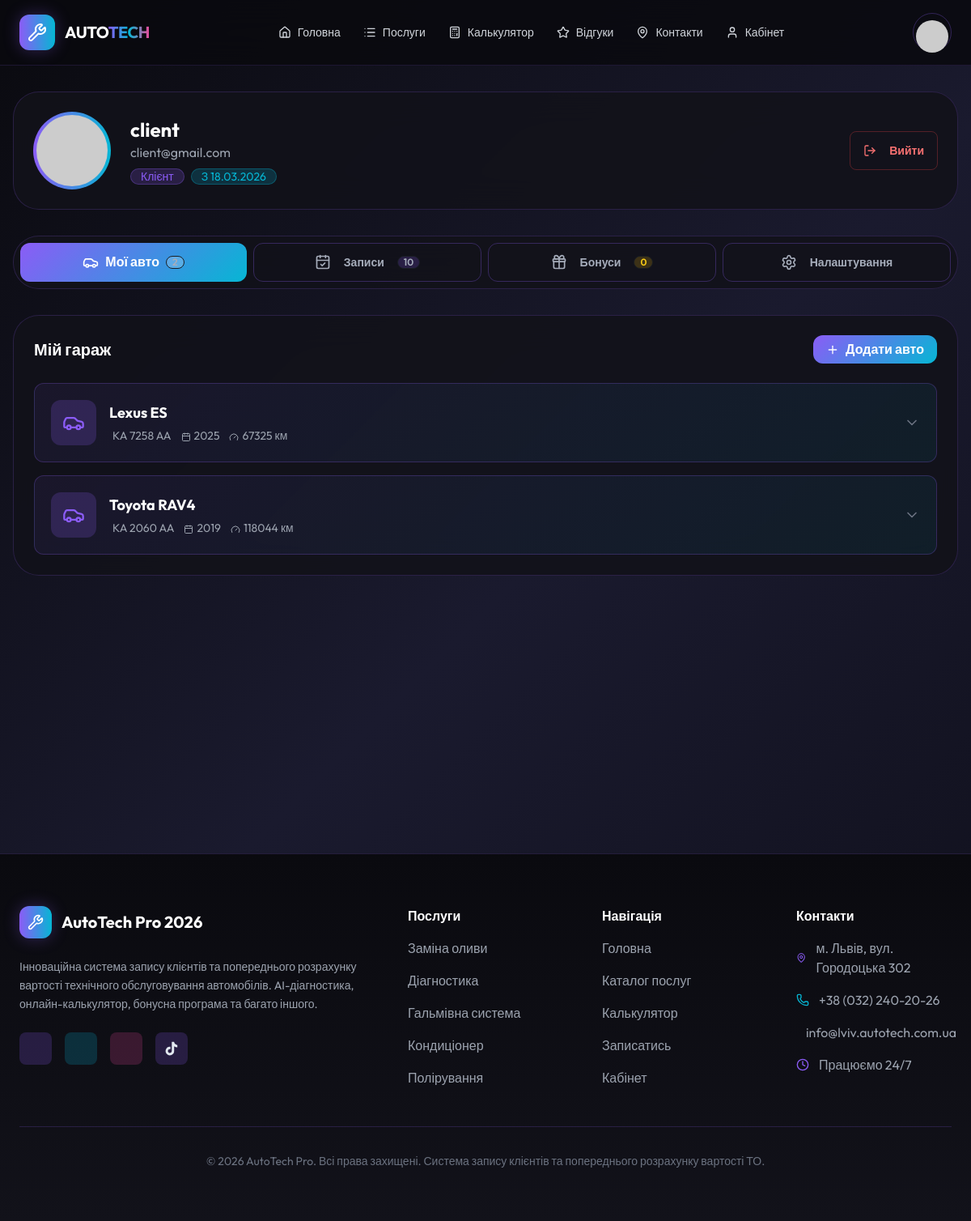
The app's page /profile/ (signed in) with its own data.
### accounts/models.py (models this page shows, shortened)
class User(AbstractUser):
    class Role(models.TextChoices):
        CLIENT = "CLIENT", _("Клієнт")
        MANAGER = "MANAGER", _("Менеджер")
        MECHANIC = "MECHANIC", _("Механік")
        ADMIN = "ADMIN", _("Адміністратор")
    email = models.EmailField(_("Email"), unique=True)
    role = models.CharField(
        max_length=20, choices=Role.choices, default=Role.CLIENT, verbose_name=_("Роль")
    )
    phone = models.CharField(max_length=20, blank=True, null=True, verbose_name=_("Телефон"))
    avatar = models.ImageField(
        upload_to="avatars/", blank=True, null=True, verbose_name=_("Аватар")
    )
    USERNAME_FIELD = "email"
    REQUIRED_FIELDS = ["username"]
    class Meta:
        verbose_name = _("Користувач")
        verbose_name_plural = _("Користувачі")

### bookings/models.py (models this page shows, shortened)
class BonusPoints(models.Model):
    user = models.ForeignKey(
        settings.AUTH_USER_MODEL, on_delete=models.CASCADE, related_name="bonus_account"
    )
    points = models.PositiveIntegerField(default=0, verbose_name=_("Бали"))
    total_earned = models.PositiveIntegerField(default=0, verbose_name=_("Всього зароблено"))
    total_spent = models.PositiveIntegerField(default=0, verbose_name=_("Всього витрачено"))
    level = models.PositiveIntegerField(default=1, verbose_name=_("Рівень"))
    created_at = models.DateTimeField(auto_now_add=True)
    updated_at = models.DateTimeField(auto_now=True)
    class Meta:
        verbose_name = _("Бонусний рахунок")
        verbose_name_plural = _("Бонусні рахунки")

### cars/models.py (models this page shows, shortened)
class UserCar(models.Model):
    class FuelType(models.TextChoices):
        GASOLINE = "GASOLINE", _("Бензин")
        DIESEL = "DIESEL", _("Дизель")
        LPG = "LPG", _("Газ/Газ-бензин")
        ELECTRIC = "ELECTRIC", _("Електро")
        HYBRID = "HYBRID", _("Гібрид")
        CNG = "CNG", _("Метан")
    class EngineType(models.TextChoices):
        NATURAL = "NATURAL", _("Атмосферний")
        TURBO = "TURBO", _("Турбований")
        SUPERCHARGE = "SUPERCHARGE", _("Наддувний")
    class TechnicalCondition(models.TextChoices):
        EXCELLENT = "EXCELLENT", _("Відмінний")
        GOOD = "GOOD", _("Добрий")
        NEEDS_REPAIR = "NEEDS_REPAIR", _("Потребує ремонту")
        CRITICAL = "CRITICAL", _("Критичний")
    user = models.ForeignKey(
        settings.AUTH_USER_MODEL, on_delete=models.CASCADE, related_name="my_cars"
    )
    model = models.ForeignKey(CarModel, on_delete=models.PROTECT)
    vin = models.CharField(
        max_length=17, unique=True, blank=True, null=True, verbose_name=_("VIN-код")
    )
    license_plate = models.CharField(max_length=20, verbose_name=_("Держ. номер"))
    year = models.PositiveIntegerField(verbose_name=_("Рік випуску"))
    mileage = models.PositiveIntegerField(default=0, verbose_name=_("Пробіг (км)"))
    engine_type = models.CharField(
        max_length=20,
        choices=EngineType.choices,
        blank=True,
        null=True,
        verbose_name=_("Тип двигуна"),
    )
    engine_volume = models.DecimalField(
        max_digits=3, decimal_places=1, blank=True, null=True, verbose_name=_("Об'єм двигуна (л)")
    )
    fuel_type = models.CharField(
        max_length=20, choices=FuelType.choices, blank=True, null=True, verbose_name=_("Тип палива")
    )
    technical_condition = models.CharField(
        max_length=20,
        choices=TechnicalCondition.choices,
        default=TechnicalCondition.GOOD,
        verbose_name=_("Технічний стан"),
    )
    class Meta:
        verbose_name = _("Автомобіль користувача")
        verbose_name_plural = _("Автомобілі користувачів")

class CarModel(models.Model):
    brand = models.ForeignKey(CarBrand, on_delete=models.CASCADE, related_name="models")
    name = models.CharField(max_length=100, verbose_name=_("Модель"))
    year_start = models.PositiveIntegerField(default=2000)
    year_end = models.PositiveIntegerField(blank=True, null=True)
    class Meta:
        verbose_name = _("Модель авто")
        verbose_name_plural = _("Моделі авто")

class CarBrand(models.Model):
    name = models.CharField(max_length=100, unique=True, verbose_name=_("Марка"))
    logo = models.ImageField(upload_to="brands/", blank=True, null=True)
    class Meta:
        verbose_name = _("Марка авто")
        verbose_name_plural = _("Марки авто")

### dashboard/views.py (the view)
# urls.py: path("profile/", views.profile_view, name="profile"),
@login_required
def profile_view(request):
    from cars.models import CarBrand
    bookings = Booking.objects.filter(client=request.user).order_by("-scheduled_at")[:10]
    cars = UserCar.objects.filter(user=request.user)
    bonus_account, _ = BonusPoints.objects.get_or_create(user=request.user)
    bonus_transactions = BonusTransaction.objects.filter(user=request.user).order_by("-created_at")[
        :10
    ]
    brands = CarBrand.objects.all()
    return render(
        request,
        "account/profile.html",
        {
            "bookings": bookings,
            "cars": cars,
            "bonus_account": bonus_account,
            "bonus_transactions": bonus_transactions,
            "brands": brands,
        },
    )

### templates/account/profile.html (shortened to what this page needs)
{% extends 'base.html' %}
{% load static %}
{% block content %}
<div class="space-y-8">
    <div class="glass-panel rounded-[32px] p-6">
        <div class="flex flex-col md:flex-row items-center gap-6">
            <div class="relative">
                <div class="w-24 h-24 rounded-full bg-gradient-to-r from-cyber-purple to-cyber-cyan p-1">
                    <img src="https://api.dicebear.com/7.x/bottts/svg?seed={{ user.username }}" class="w-full h-full rounded-full" />
                </div>
            </div>
            <div class="text-center md:text-left flex-1">
                <h1 class="text-2xl font-bold text-white">{{ user.username }}</h1>
                <p class="text-gray-400">{{ user.email }}</p>
                <div class="flex flex-wrap justify-center md:justify-start gap-2 mt-2">
                    <span class="badge bg-cyber-purple/20 border-cyber-purple/30 text-cyber-purple px-3 py-1">
                        {{ user.get_role_display|default:"Клієнт" }}
                    </span>
                    <span class="badge bg-cyber-cyan/20 border-cyber-cyan/30 text-cyber-cyan px-3 py-1">
                        З {{ user.date_joined|date:"d.m.Y" }}
                    </span>
                </div>
            </div>
            <a href="{% url 'account_logout' %}" class="btn btn-outline border-red-500/30 text-red-400 hover:bg-red-500/20">
                <i data-lucide="log-out" class="w-4 h-4 mr-2"></i>Вийти
            </a>
        </div>
    </div>
    <div class="glass-panel rounded-[32px] p-2">
        <div class="flex flex-wrap gap-2">
            <button class="tab-btn flex-1 btn-cyber px-4 py-3 rounded-xl justify-center" onclick="showTab('cars')" id="tab-btn-cars">
                <i data-lucide="car" class="w-5 h-5 mr-2"></i>Мої авто
                <span class="ml-2 badge badge-sm bg-white/20">{{ cars.count|default:"0" }}</span>
            </button>
            <button class="tab-btn flex-1 btn btn-outline border-cyber-purple/30 px-4 py-3 rounded-xl justify-center" onclick="showTab('bookings')" id="tab-btn-bookings">
                <i data-lucide="calendar-check" class="w-5 h-5 mr-2"></i>Записи
                <span class="ml-2 badge badge-sm bg-cyber-purple/20">{{ bookings.count|default:"0" }}</span>
            </button>
            <button class="tab-btn flex-1 btn btn-outline border-cyber-purple/30 px-4 py-3 rounded-xl justify-center" onclick="showTab('bonus')" id="tab-btn-bonus">
                <i data-lucide="gift" class="w-5 h-5 mr-2"></i>Бонуси
                <span class="ml-2 badge badge-sm bg-yellow-500/20 text-yellow-400">{{ bonus_account.points|default:"0" }}</span>
            </button>
            <button class="tab-btn flex-1 btn btn-outline border-cyber-purple/30 px-4 py-3 rounded-xl justify-center" onclick="showTab('settings')" id="tab-btn-settings">
                <i data-lucide="settings" class="w-5 h-5 mr-2"></i>Налаштування
            </button>
        </div>
    </div>
    <div class="glass-panel rounded-[32px] p-6">
        <div id="tab-cars" class="tab-content" style="display: block;">
            <div class="flex justify-between items-center mb-6">
                <h3 class="text-xl font-bold text-white">Мій гараж</h3>
                <button class="btn-cyber px-4 py-2 rounded-xl" onclick="document.getElementById('add-car-modal').showModal()">
                    <i data-lucide="plus" class="w-4 h-4 mr-2"></i>Додати авто
                </button>
            </div>
            {% if cars %}
            <div class="grid gap-4">
                {% for car in cars %}
                <div class="cyber-card p-5 rounded-xl car-card hover:border-cyber-purple/50 transition-all" onclick="toggleCarDetails({{ car.id }})" style="cursor: pointer;">
                    <div class="flex items-center gap-4">
                        <div class="w-14 h-14 rounded-xl bg-cyber-purple/20 flex items-center justify-center flex-shrink-0">
                            <i data-lucide="car" class="w-7 h-7 text-cyber-purple"></i>
                        </div>
                        <div class="flex-1 min-w-0">
                            <div class="font-bold text-white text-lg">{% if car.model.brand %}{{ car.model.brand.name }} {% endif %}{{ car.model.name }}</div>
                            <div class="flex flex-wrap gap-3 text-sm text-gray-400 mt-1">
                                <span>{{ car.license_plate }}</span>
                                <span><i data-lucide="calendar" class="w-3 h-3 inline mr-1"></i>{{ car.year }}</span>
                                <span><i data-lucide="gauge" class="w-3 h-3 inline mr-1"></i>{{ car.mileage }} км</span>
                            </div>
                        </div>
                        <div class="flex items-center gap-2">
                            <i data-lucide="chevron-down" class="w-5 h-5 text-gray-500"></i>
                        </div>
                    </div>
                </div>
                {% endfor %}
            </div>
            {% endif %}
        </div>
    </div>
</div>
{% endblock %}

### templates/base.html (style rules this page uses)
:root { --cyber-purple: #8b5cf6; --cyber-cyan: #06b6d4; --cyber-pink: #ec4899; }
body { background: linear-gradient(135deg, #0a0a0f 0%, #1a1a2e 50%, #0f0f1a 100%); min-height: 100vh; color: #e2e8f0; font-family: 'Outfit', sans-serif; }
.glass-panel { background: rgba(18, 18, 26, 0.9); backdrop-filter: blur(20px); border: 1px solid rgba(139, 92, 246, 0.2); }
.cyber-card { background: linear-gradient(145deg, rgba(139, 92, 246, 0.08) 0%, rgba(6, 182, 212, 0.08) 100%); border: 1px solid rgba(139, 92, 246, 0.25); transition: all 0.3s ease; }
.btn-cyber { background: linear-gradient(135deg, var(--cyber-purple) 0%, var(--cyber-cyan) 100%); color: white; border: none; font-weight: 600; }
.btn-cyber, .btn, .btn-outline { display: inline-flex !important; align-items: center !important; justify-content: center !important; text-align: center !important; line-height: 1.2 !important; vertical-align: middle !important; }
.btn-cyber span, .btn span, a.btn span, a.btn-cyber span { display: inline-block; text-align: center; line-height: 1.2 !important; vertical-align: middle !important; }
.btn-cyber, .btn { padding-top: 0.5rem !important; padding-bottom: 0.5rem !important; }

### records on screen
User: username "client", email "client@gmail.com", role "Клієнт", date_joined "18.03.2026"
BonusPoints: points "0"
UserCar: model.brand.name "Lexus", model.name "ES", license_plate "KA 7258 AA", year "2025", mileage "67325"
UserCar: model.brand.name "Toyota", model.name "RAV4", license_plate "KA 2060 AA", year "2019", mileage "118044"

### other values on screen
{{ cars.count|default:"0" }} "2"
{{ bookings.count|default:"0" }} "10"
